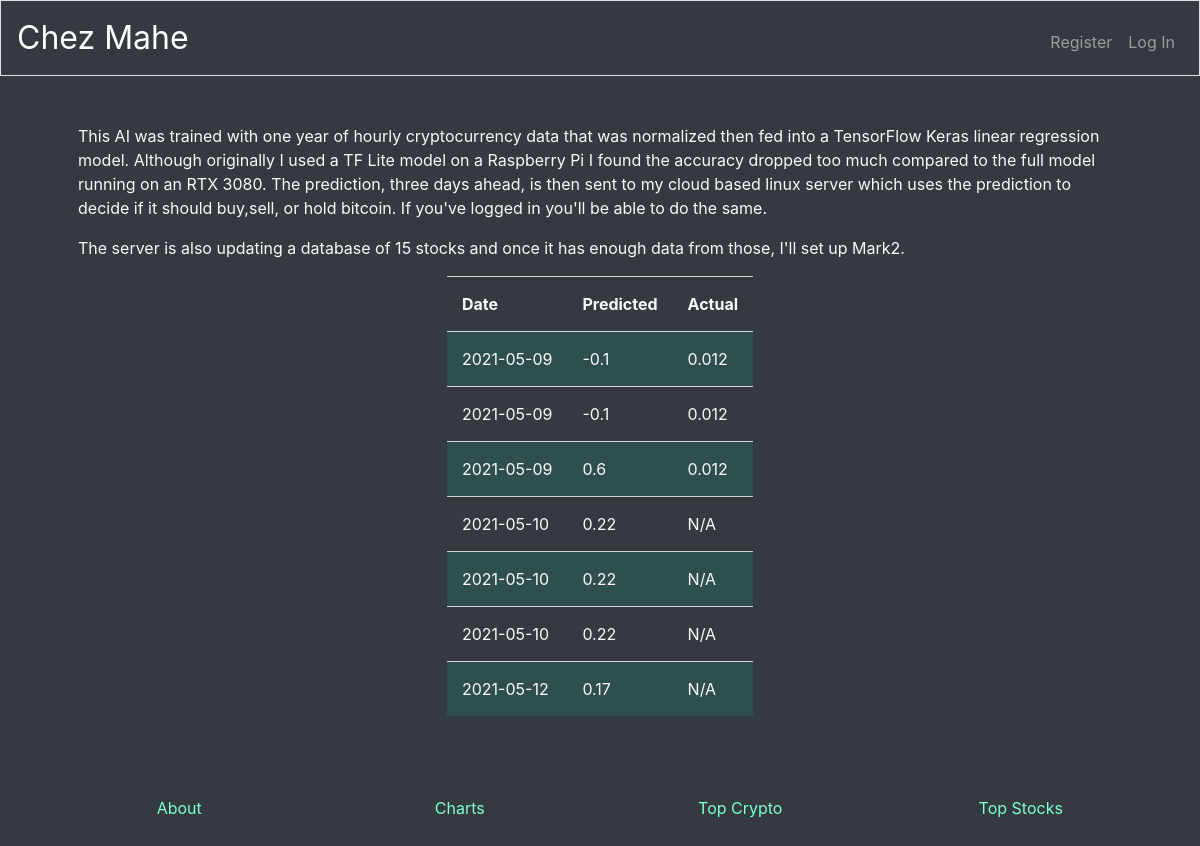
The app's page /mark1 with its own data.
### tables this page shows
CREATE TABLE ai(
                    id INTEGER NOT NULL PRIMARY KEY,
                    user_id NUMERIC NOT NULL,
                    datetime DATETIME NOT NULL,
                    prediction NUMERIC NOT NULL
                    );

### chezmahe/routes.py (the view)
@app.route("/mark1")
def mark1():
    user_id = get_user_id("Mark1")
    start_date, predictions = query_predictions(user_id)
    length = len(predictions)
    btc_date, btc_price = coin_price_history("BTC", start_date)
    compare = []
    for i in range(len(predictions)):
        start_year, start_month, start_day = breakup_datetime(predictions[i]["date"])
        new_date = str(change_datetime(start_year, start_month, start_day, 3))
        if new_date in btc_date:
            index = btc_date.index(new_date)
            actual = round((btc_price[index] - btc_price[index - 3]) / btc_price[index -3], 3)
            compare.append({
                "date": new_date,
                "prediction": predictions[i]["prediction"],
                "actual": actual
            })
        else:
            compare.append({
                "date": new_date,
                "prediction": predictions[i]["prediction"],
                "actual": "N/A"
            })
    return render_template("users/mark1.html", length=length, predictions=compare)

### chezmahe/models/helpers_cmc.py (called while the page is built)
def breakup_datetime(datetime):
    year = datetime[0:4]
    month = datetime[5:7]
    day = datetime[8:10]
    return year, month, day

def change_datetime(start_year, start_month, start_day, change):
    d = datetime.date(int(start_year), int(start_month), int(start_day))
    delta = datetime.timedelta(change)
    new_date = d + delta
    return new_date

### chezmahe/models/sql_models.py (called while the page is built)
def coin_price_history(symbol, start_date):
    current = cur.execute("SELECT datetime, price FROM market WHERE symbol = ? AND datetime LIKE ('%15:0%') AND datetime >= ?", (symbol, start_date,))
    result = current.fetchall()
    print("result ", result)
    date = []
    price = []
    for i in range(len(result)):
        date.append(result[i][0][0:10])
        price.append(result[i][1])
    return date, price

def query_predictions(user_id):
    current = cur.execute("SELECT datetime FROM ai WHERE user_id=? LIMIT 1",(user_id,))
    result = current.fetchall()
    first_date = result[0][0][0:10]
    current = cur.execute("SELECT datetime, prediction FROM ai WHERE user_id=?",(user_id,))
    result = current.fetchall()
    predictions = list(range(len(result)))
    for i in range(len(result)):
        predictions[i] = {
            "date": result[i][0][0:10],
            "prediction": result[i][1]
        }
    return first_date, predictions

def get_user_id(username):
    current = cur.execute("SELECT id FROM users WHERE username=?",(username,))
    result = current.fetchall()
    id = result[0][0]
    return id

### chezmahe/routes.py (called while the page is built)
@app.after_request
def after_request(response):
    response.headers["Cache-Control"] = "no-cache, no-store, must-revalidate"
    response.headers["Expires"] = 0
    response.headers["Pragma"] = "no-cache"
    return response

### chezmahe/templates/users/mark1.html (shortened to what this page needs)
{% extends "layout.html" %}
{% block main %}
    <p>This AI was trained with one year of hourly cryptocurrency data that was normalized then
    fed into a TensorFlow Keras linear regression model. Although originally I used
    a TF Lite model on a Raspberry Pi I found the accuracy dropped too much compared
    to the full model running on an RTX 3080. The prediction, three days ahead, is
    then sent to my cloud based linux server which uses the prediction to decide
    if it should buy,sell, or hold bitcoin. If you've logged in you'll be able to
    do the same.</p>
    <p>The server is also updating a database of 15 stocks and once it has enough
      data from those, I'll set up Mark2.</p>
    <table>
        <tr>
            <th>Date</th>
            <th>Predicted</th>
            <th>Actual</th>
        </tr>
        {% for i in range(length) %}
        <tr>
            <td>{{ predictions[i]["date"] }}</td>
            <td>{{ predictions[i]["prediction"] }}</td>
            <td>{{ predictions[i]["actual"] }}</td>
        </tr>
        {% endfor %}
    </table>
{% endblock %}

### chezmahe/templates/layout.html (shortened to what this page needs)
<!DOCTYPE html>
<html lang="en">
    <head>
        <link href="https://maxcdn.bootstrapcdn.com/bootstrap/4.1.3/css/bootstrap.min.css" rel="stylesheet">
        <link href="/static/styles.css" rel="stylesheet">
    </head>
    <body class="text-light bg-dark">
        <nav class="navbar navbar-expand-md navbar-dark bg-dark border">
            <a class="navbar-brand" href="/"><span>Chez Mahe</span></a>
            <div class="collapse navbar-collapse" id="navbar">
              {% if session.user_id %}
                    <ul class="navbar-nav mr-auto mt-2">
                        <li class="nav-item"><a class="nav-link" href="/quote">Quote</a></li>
                        <li class="nav-item"><a class="nav-link" href="/buy">Buy</a></li>
                        <li class="nav-item"><a class="nav-link" href="/sell">Sell</a></li>
                        <li class="nav-item"><a class="nav-link" href="/history">History</a></li>
                    </ul>
                    <ul class="navbar-nav ml-auto mt-2">
                        <li class="nav-item"><a class="nav-link" href="/logout">Log Out</a></li>
                    </ul>
                {% else %}
                    <ul class="navbar-nav ml-auto mt-2">
                        <li class="nav-item"><a class="nav-link" href="/register">Register</a></li>
                        <li class="nav-item"><a class="nav-link" href="/login">Log In</a></li>
                    </ul>
                {% endif %}
            </div>
        </nav>
        <main class="container p-5 text-light bg-dark">
            {% block main %}{% endblock %}
        </main>
        <footer class="text-center text-lg-start">
          <div class="container p-4">
            <div class="row">
              <div class="col-md">
                <li style="list-style-type: none;"><a style="color: aquamarine;" class="nav-link" href="/bio">About</a></li>
              </div>
              <div class="col-md">
                <li style="list-style-type: none;"><a style="color: aquamarine;" class="nav-link" href="/charts">Charts</a></li>
              </div>
              <div class="col-md">
                <li style="list-style-type: none;"><a style="color: aquamarine;" class="nav-link" href="/topten">Top Crypto</a></li>
              </div>
              <div class="col-md">
                <li style="list-style-type: none;"><a style="color: aquamarine;" class="nav-link" href="/stocks">Top Stocks</a></li>
              </div>
            </div>
          </div>
        </footer>
    </body>
</html>

### chezmahe/static/styles.css (style rules this page uses)
nav .navbar-brand { font-size: xx-large; }
main { overflow-x: auto; text-align: center; background-color: DarkSlateGray; }
footer { list-style-type: none; text-color: aquamarine; }
table, th, td { border-top: 1px solid lightgray; padding: 15px; text-align: left; margin-left: auto; margin-right: auto; }
p { text-align: left; }
a:link { color: aquamarine; text-decoration: none; }
link, li { list-style-type: none; }
tr:nth-child(even) { background-color: DarkSlateGray; }

### records on screen
ai: prediction "-0.1"
ai: prediction "-0.1"
ai: prediction "0.6"
ai: prediction "0.22"
ai: prediction "0.22"
ai: prediction "0.22"
ai: prediction "0.17"

### other values on screen
{{ predictions[i]["date"] }} "2021-05-09" "2021-05-09" "2021-05-09" "2021-05-10" "2021-05-10" "2021-05-10" "2021-05-12"
{{ predictions[i]["actual"] }} "0.012" "0.012" "0.012" "N/A" "N/A" "N/A" "N/A"
